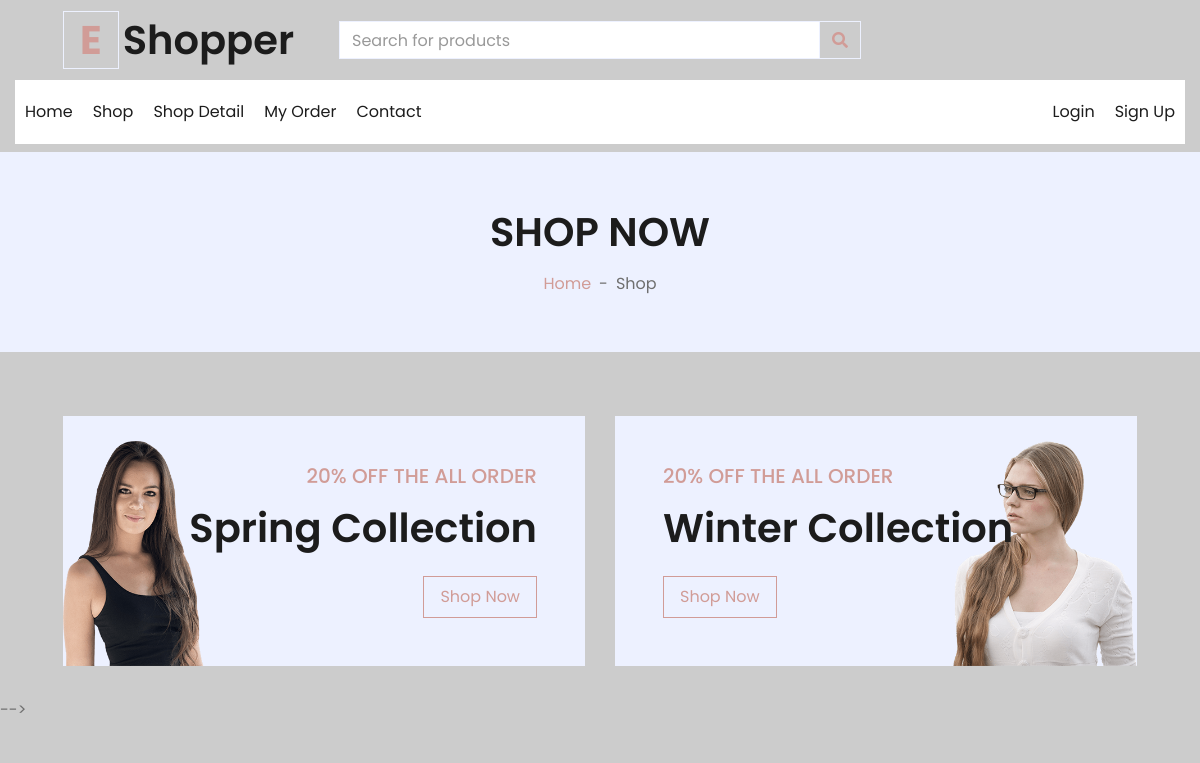
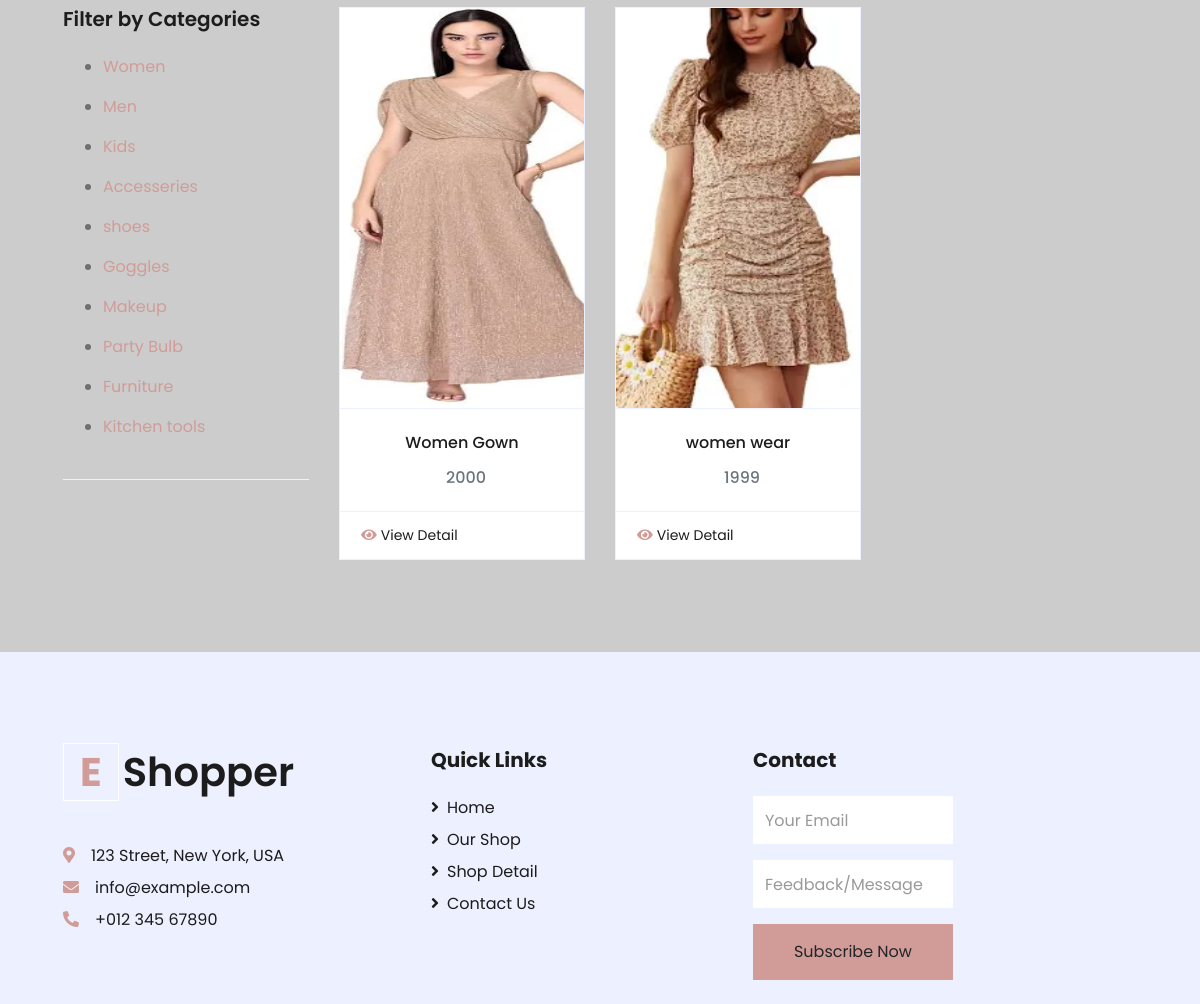
The page /shop/ on the database as committed earlier (2 pictures, top to bottom).
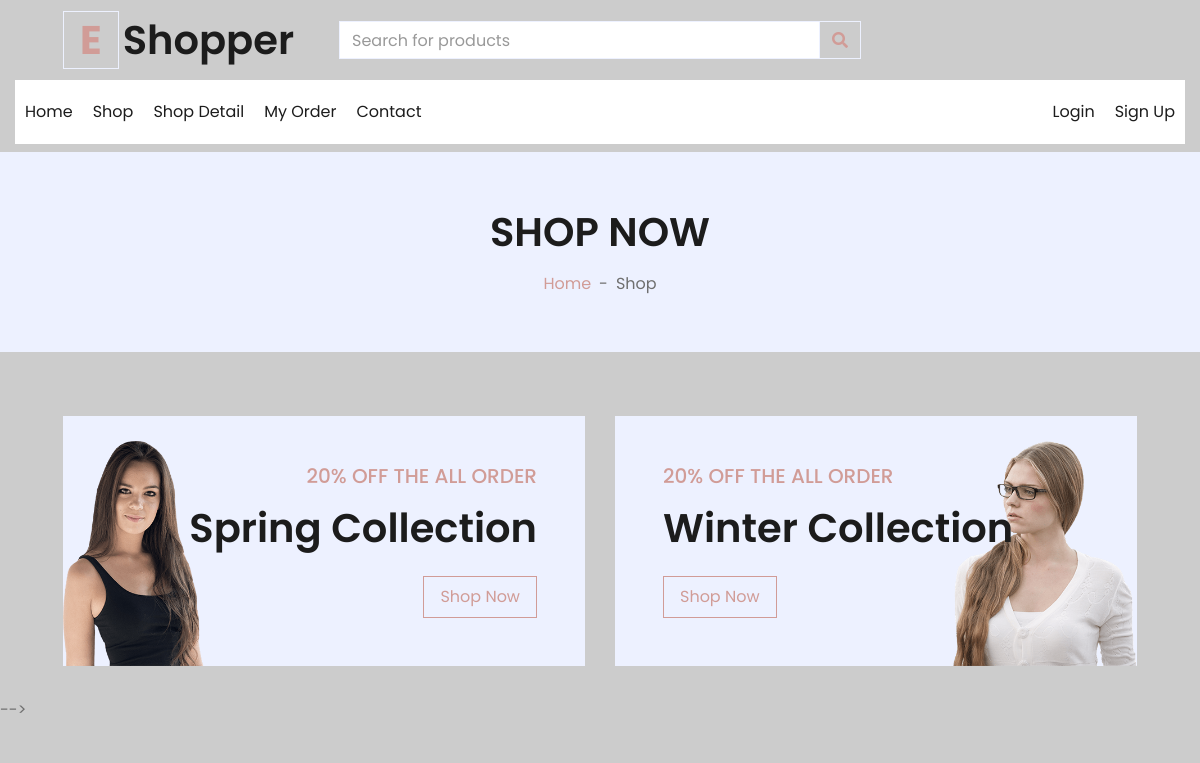
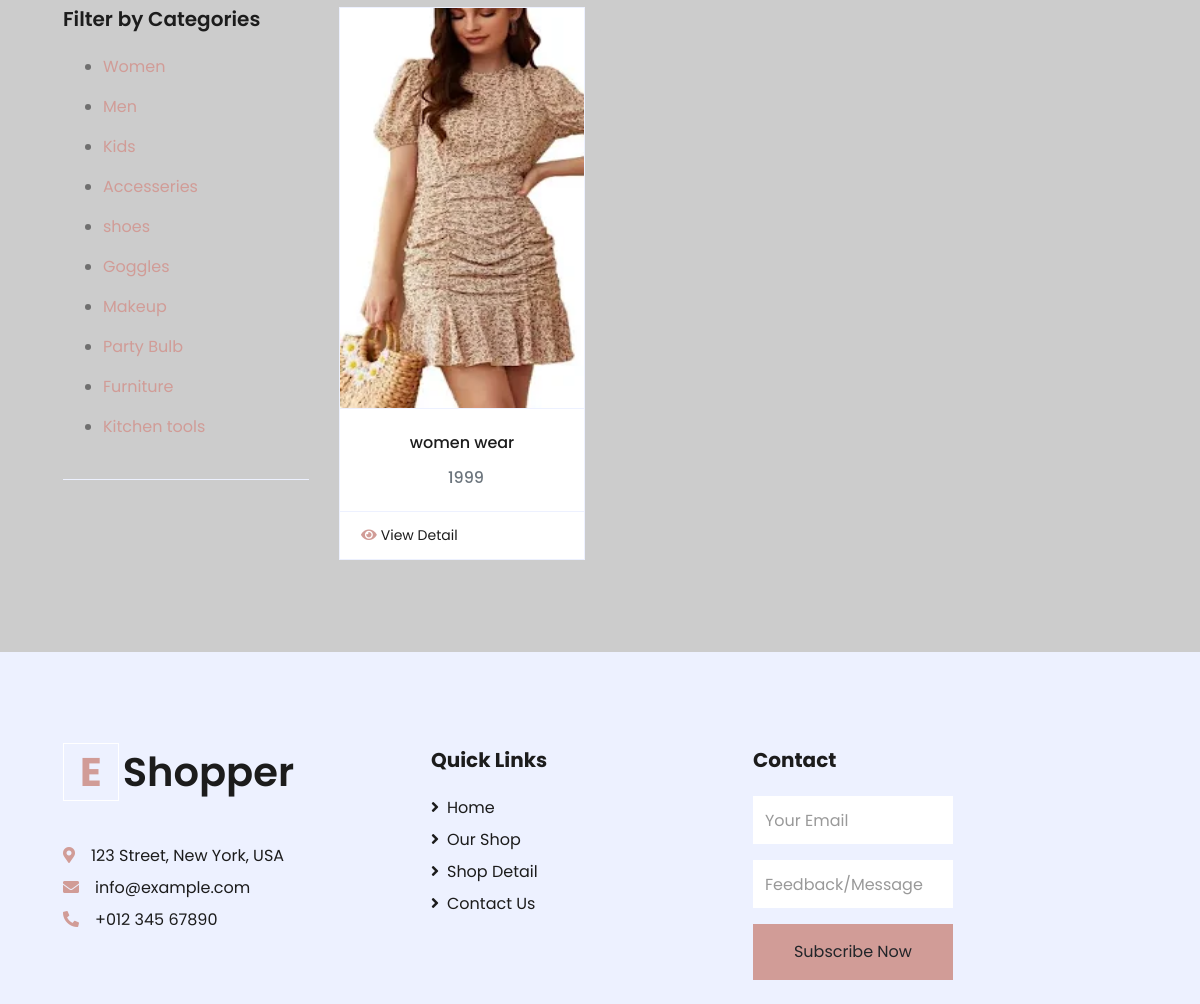
The same page on the database as committed later (2 pictures, top to bottom).
### app/models.py (models this page shows, shortened)
class Product(models.Model):
    seller=models.ForeignKey(User,on_delete=models.CASCADE)
    choice1=(
        ("Men","Men"),
        ("Women","Women"),
        ("Kids","kids"),
        ("Accessories","Accessories"),
        ("Shoes","Shoes"),
        ("Goggles","Goggles"),
        ("Makeup","Makeup"),
        ("Furniture","Sandals"),
        ("Party Bulb","Party Bulb"),
        ("Kitchen tools","Kitchen tools"),
        )
    product_category=models.CharField(max_length=100,choices=choice1)
    product_name=models.CharField(max_length=100)
    product_price=models.PositiveIntegerField()
    product_desc=models.TextField()
    product_image=models.ImageField(upload_to="product_image",default="")

### app/views.py (the view)
# urls.py: path('shop/',views.shop,name='shop'),
def shop(request):
    products=Product.objects.filter(product_category="Women")
    return render(request,'shop.html',{'products':products})

### app/templates/shop.html (shortened to what the changed rows need)
{% extends 'header.html' %}
{% load static %}
{% block content %}
<!DOCTYPE html>
<html lang="en">
<head>
</head>
<body>
    <div class="container-fluid bg-secondary mb-5">
        <div class="d-flex flex-column align-items-center justify-content-center" style="min-height: 200px">
            <h1 class="font-weight-semi-bold text-uppercase mb-3">Shop Now</h1>
        </div>
    </div>
     <div class="container-fluid offer pt-3">
        <div class="row px-xl-5">
            <div class="col-md-6 pb-4">
                <div class="position-relative bg-secondary text-center text-md-right text-white mb-2 py-5 px-5">
                    <div class="position-relative" style="z-index: 1;">
                        <h1 class="mb-4 font-weight-semi-bold">Spring Collection</h1>
                    </div>
                </div>
            </div>
            <div class="col-md-6 pb-4">
                <div class="position-relative bg-secondary text-center text-md-left text-white mb-2 py-5 px-5">
                    <div class="position-relative" style="z-index: 1;">
                        <h1 class="mb-4 font-weight-semi-bold">Winter Collection</h1>
                    </div>
                </div>
            </div>
        </div>
    </div> -->
    <div class="container-fluid pt-5">
        <div class="row px-xl-5">
            <div class="col-lg-9 col-md-12">
                <div class="row pb-3">
                    {% for i in products %}
                    <div class="col-lg-4 col-md-6 col-sm-12 pb-1">
                        <div class="card product-item border-0 mb-4">
                            <div class="card-header product-img position-relative overflow-hidden bg-transparent border p-0">
                                <img class="img-fluid w-100" src="{{i.product_image.url}}" alt="" style="max-width:300px; max-height:400px; min-width:300px; min-height:400px;">
                            </div>
                            <div class="card-body border-left border-right text-center p-0 pt-4 pb-3">
                                <h6 class="text-truncate mb-3">{{i.product_name}}</h6>
                                <div class="d-flex justify-content-center">
                                    <h6 class="text-muted ml-2">{{i.product_price}}</h6>
                                </div>
                            </div>
                            <div class="card-footer d-flex justify-content-between bg-light border">
                                <a href="{% url 'view-detail' pk=i.pk %}" class="btn btn-sm text-dark p-0"><i class="fas fa-eye text-primary mr-1"></i>View Detail</a>
                            </div>
                        </div>
                    </div>
                    {% endfor %}
                </div>
            </div>
        </div>
    </div>
</body>
</html>
{%endblock%}

Rows that differ between the two databases and show on the page:
removed Product: product_image (picture), product_name "Women Gown", product_price "2000"
